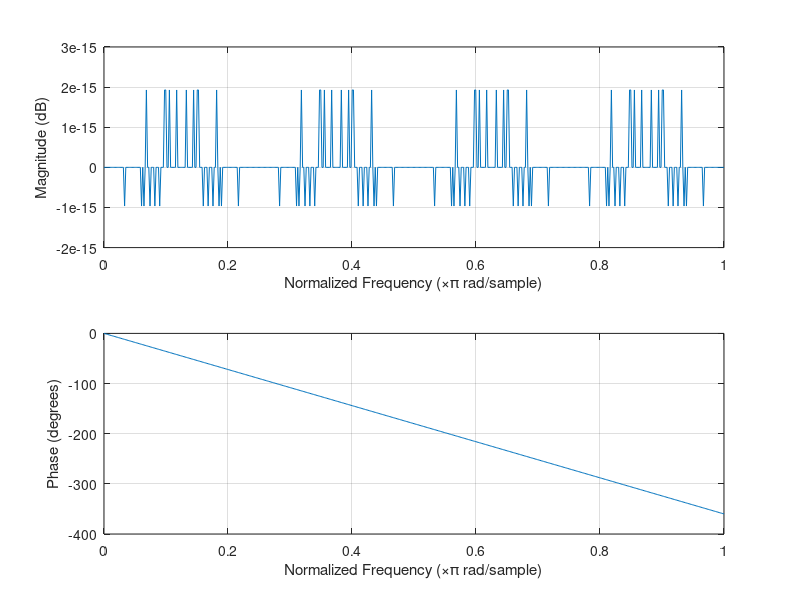

Write MATLAB code to recreate this figure.
clc;
clear all;
close all;
N=input('Enter the length of window');
fc=input('Enter the cut-off frequency');
fs=input('Enter thesampling frequency');
wc=fc/fs;
w=kaiser(N);
b=fir1(N-1,wc,w);
freqz(b);
disp(N);
%disp(w);
%disp(b);